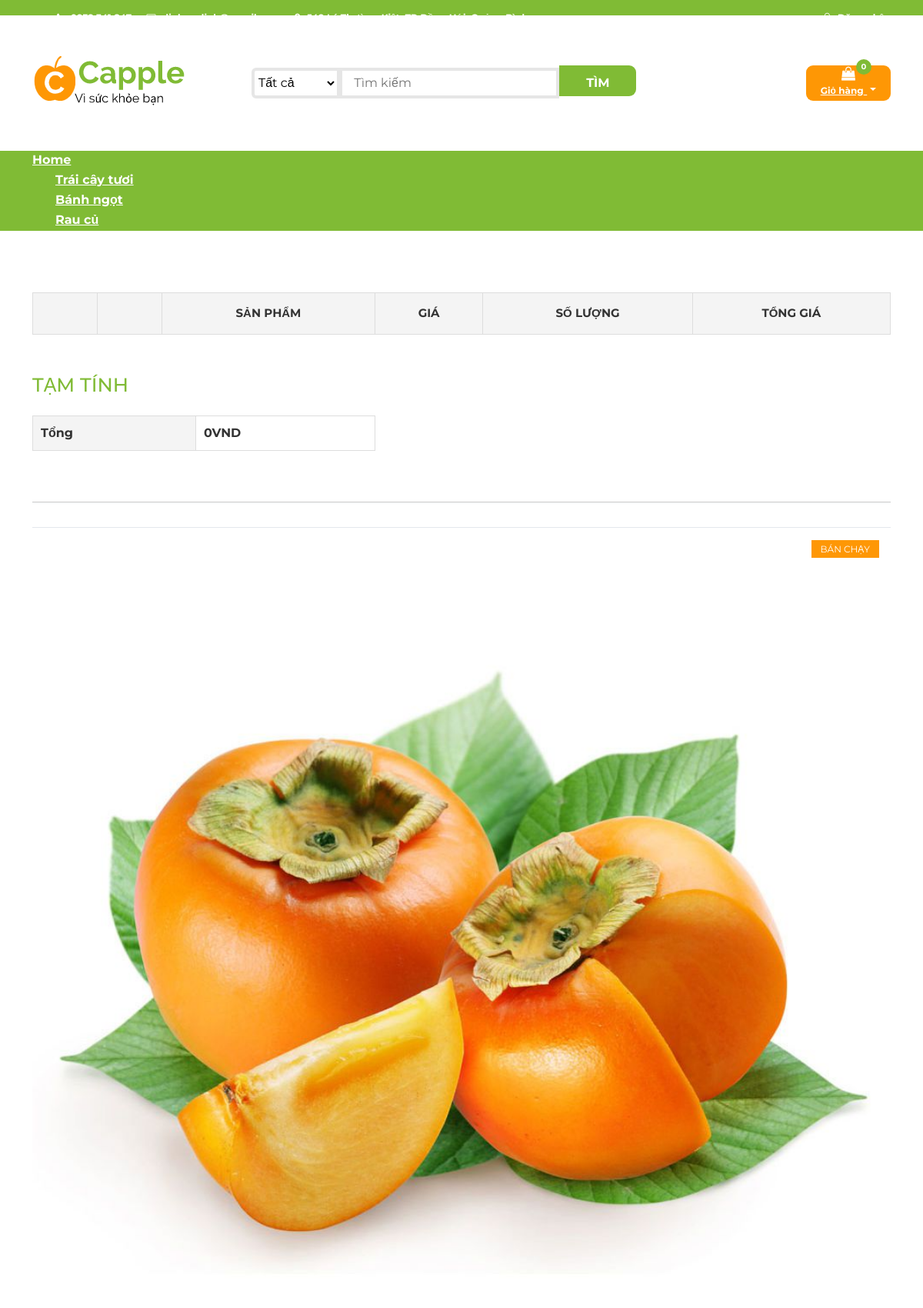
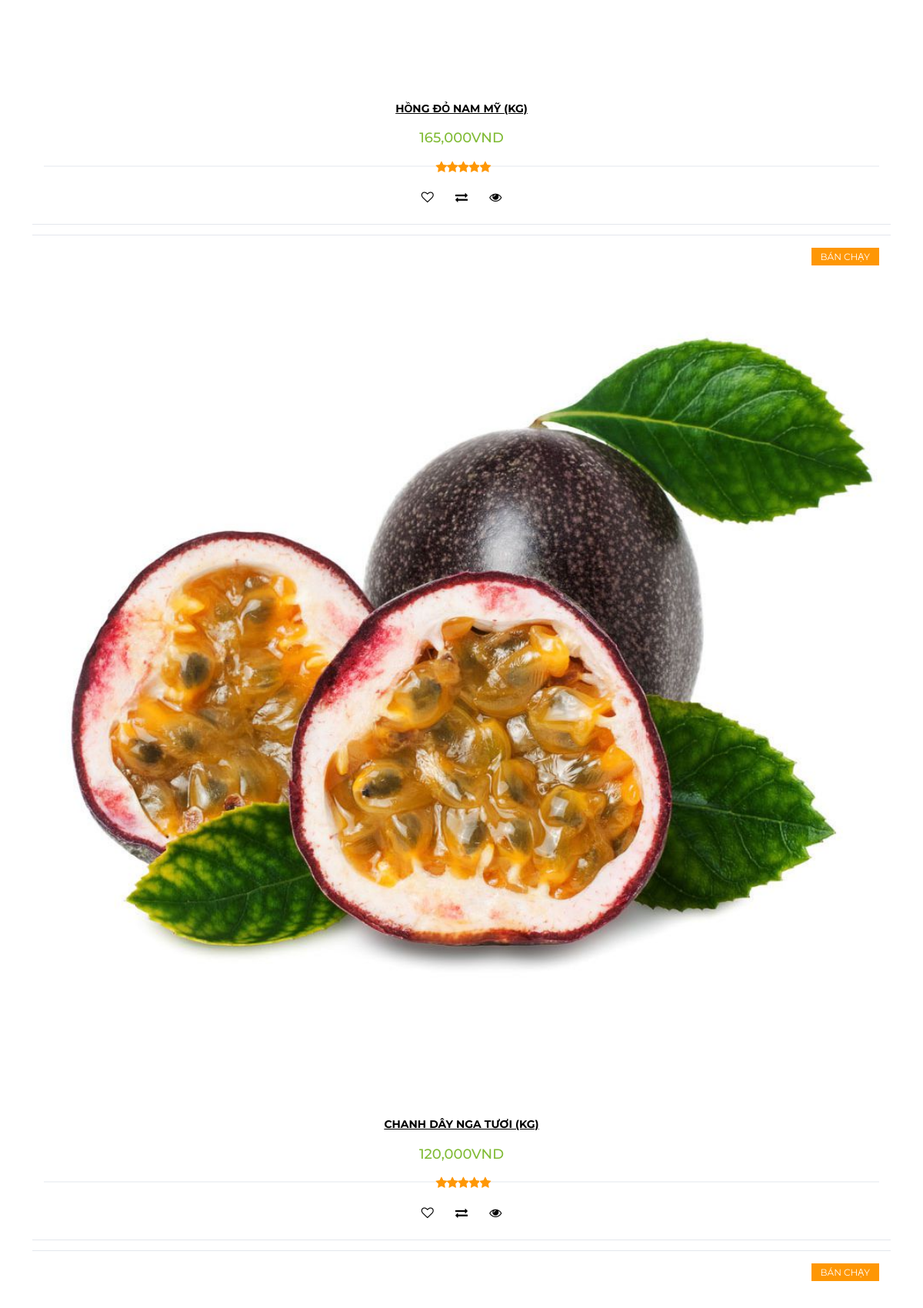
/cart.php?type_id=1 (upper part), run on the app's committed database (2 pictures, top to bottom).
### tables this page shows
CREATE TABLE `protypes` (
  `type_id` int(11) NOT NULL,
  `type_name` varchar(100) NOT NULL
);

CREATE TABLE `products` (
  `id` int(11) NOT NULL,
  `name` varchar(150) NOT NULL,
  `manu_id` int(11) NOT NULL,
  `type_id` int(11) NOT NULL,
  `price` int(11) NOT NULL,
  `pro_image` varchar(150) NOT NULL,
  `description` text NOT NULL,
  `feature` tinyint(4) NOT NULL,
  `created_at` timestamp NOT NULL DEFAULT current_timestamp()
);

### models/db.php (called while the page is built)
<?php
class Db
{
	public static $connection;
    public function __construct()
    {
    if (!self::$connection) {
    self::$connection = new mysqli(DB_HOST, DB_USER, DB_PASSWORD, DB_NAME, PORT);
    self::$connection->set_charset(DB_CHARSET);
    }
    return self::$connection;
    }
}

### models/protype.php (called while the page is built, shortened)
<?php
class Protype extends Db{
    public function getAllProtype()
    {
    $sql = self::$connection->prepare("SELECT * FROM protypes");
    $sql->execute();
    $item = $sql->get_result()->fetch_all(MYSQLI_ASSOC);
    return $item;
    }
}

### models/product.php (called while the page is built, shortened)
<?php
class Product extends Db
{
    public function getProductsTopSellingByType1($type_id)
    {
        $sql = self::$connection->prepare("SELECT * FROM products,`sales` WHERE products.id = sales.id AND type_id = " . $type_id );
        $sql->execute();
        $items = $sql->get_result()->fetch_all(MYSQLI_ASSOC);
        return $items;
    }
}

### cart.php (the view, shortened to what this page needs)
<?php if (isset($_SESSION['user'])) {
    include "headeruser.php";
} else {
    include "header.php";
}
?>
<link rel="stylesheet" href="css/bootstrap.min.css">
<link rel="stylesheet" href="css/font-awesome.min.css">
<link rel="stylesheet" href="css/owl.carousel.css">
<link rel="stylesheet" href="css/style1.css">
<link rel="stylesheet" href="css/responsive.css">
</head>
<body>
    <div class="single-product-area">
        <div class="container">
            <div class="row">
                <div class="col-md-12">
                    <div class="product-content-right">
                        <div class="woocommerce">
                            <form method="post" action="#">
                                <table cellspacing="0" class="shop_table cart">
                                    <thead>
                                        <tr>
                                            <th class="product-remove">&nbsp;</th>
                                            <th class="product-thumbnail">&nbsp;</th>
                                            <th class="product-name">sản phẩm</th>
                                            <th class="product-price">giá</th>
                                            <th class="product-quantity">số lượng</th>
                                            <th class="product-subtotal">tổng giá</th>
                                        </tr>
                                    </thead>
                                    <?php $total = 0;
                                    ?>
                                </table>
                            </form>
                            <div class="cart-collaterals">
                                <div class="cart_totals col-lg-offset-4">
                                    <h2>Tạm tính</h2>
                                    <table cellspacing="0">
                                        <tbody>
                                            <tr class="order-total">
                                                <th>Tổng</th>
                                                <td><strong><span class="amount"><?php echo number_format($total) ?>VND</span></strong> </td>
                                            </tr>
                                        </tbody>
                                    </table>
                                </div>
                            </div>
                            <hr size="5px" align="center" color=#e6e9ee />
                        </div>
                        <div class="col-md-12">
                            <div class="row">
                                <div class="products-tabs">
                                    <div id="pap1" class="tab-pane active">
                                        <div class="products-slick" data-nav="#slick-nav-1">
                                            <?php
                                            if (isset($_GET['type_id'])) :
                                                $type_id = $_GET['type_id'];
                                                $getProductsTopSellingByType1 = $product->getProductsTopSellingByType1($type_id); ?>
                                                <?php foreach ($getProductsTopSellingByType1 as $value) : ?>
                                                    <div class="product">
                                                        <div class="product-img">
                                                            <img style="width=100px" src="./img/<?php echo $value['pro_image'] ?>" alt="">
                                                            <div class="product-label">
                                                                <span class="new">BÁN CHẠY</span>
                                                            </div>
                                                        </div>
                                                        <div class="product-body">
                                                            <h3 class="product-name"><a href="detail.php?type_id=<?php echo $value['type_id'] ?>"><?php echo $value['name'] ?></a></h3>
                                                            <h4 class="product-price"><?php echo number_format($value['price']) ?>VND</h4>
                                                            <div class="product-rating">
                                                                <i class="fa fa-star"></i>
                                                                <i class="fa fa-star"></i>
                                                                <i class="fa fa-star"></i>
                                                                <i class="fa fa-star"></i>
                                                                <i class="fa fa-star"></i>
                                                            </div>
                                                            <div class="product-btns">
                                                                <button class="add-to-wishlist"><i class="fa fa-heart-o"></i><span class="tooltipp">add to wishlist</span></button>
                                                                <button class="add-to-compare"><i class="fa fa-exchange"></i><span class="tooltipp">add to compare</span></button>
                                                                <button class="quick-view"><i class="fa fa-eye"></i><span class="tooltipp">quick view</span></button>
                                                            </div>
                                                        </div>
                                                        <a href="addcart.php?id=<?php echo $value['id'] ?>&type_id=<?php echo $value['type_id'] ?>">
                                                            <div class="add-to-cart">
                                                                <button class="add-to-cart-btn"><i class="fa fa-shopping-cart"></i> thêm vào giỏ</button>
                                                            </div>
                                                        </a>
                                                    </div>
                                                <?php endforeach ?>
                                            <?php endif ?>
                                        </div>
                                    </div>
                                </div>
                            </div>
                        </div>
                    </div>
                </div>
            </div>
        </div>
    </div>
    <?php include "footer.php" ?>

### header.php (shortened to what this page needs)
<?php
require "models/db.php";
require "models/product.php";
require "models/protype.php";
$product = new Product;
$protype = new Protype;
?>
<?php
    include "topheader.php"
?>
<body>
<header>
<div id="top-header">
    <div class="container">
        <ul class="header-links pull-left">
            <li><a href="tel:0935540795"><i class="fa fa-phone"></i> 0932.341.847</a></li>
            <li><a href="mailto:dinhcaolinh@gmail.com"><i class="fa fa-envelope-o"></i> dinhcaolinh@gmail.com</a></li>
            <li><a href="https://goo.gl/maps/HATUMepFByXb91iT7"><i class="fa fa-map-marker"></i> 549 Lý Thường Kiệt, TP Đồng Hới, Quảng Bình</a></li>
                </ul>
                <ul class="header-links pull-right">
                    <li><a href="login/index.php"><i class="fa fa-user-o"></i> Đăng nhập</a></li>
                </ul>
            </div>
        </div>
        <div id="header">
            <div class="container">
                <div class="row">
                    <div class="col-md-3">
                        <div class="header-logo">
                            <a href="index.php" class="logo">
                                <img src="./img/logobandoan.jpg" alt="">
                            </a>
                        </div>
                    </div>
                   <div class="col-md-6">
                        <div class="header-search">
                            <form method="get" action="result.php">
                                <select class="input-select" name="searchCol">
                                    <option value="0">Tất cả</option>
                                </select>
                                <input name="keyword" class="input" placeholder="Tìm kiếm">
                                <button type="submit" class="search-btn">Tìm</button>
                            </form>
                        </div>
                    </div>
                    <div class="col-md-3 clearfix">
                        <div class="header-ctn">
                            <div class="dropdown">
                                <a class="dropdown-toggle" data-toggle="dropdown" aria-expanded="true">
                                    <i class="fa fa-shopping-bag"></i>
                                    <span>Giỏ hàng</span>
                                    <?php
                                    $temp = 0;
                                    ?>
                                    <div class="qty"><?php echo $temp; ?></div>
                                </a>
                            </div>
                        </div>
                    </div>
                </div>
            </div>
        </div>
    </header>
    <nav id="navigation">
        <div class="container">
            <div id="responsive-nav">
                <ul class="main-nav nav navbar-nav">
                    <?php
					$getAllProtype = $protype->getAllProtype();
					if (isset($_GET['type_id'])) : ?>
                    <li><a href="index.php">Home</a></li>
                    <?php
						$type_id = $_GET['type_id'];
						foreach ($getAllProtype as $value) :
						?>
                    <li <?php if($type_id==$value['type_id']) echo 'class="active"' ?>><a
                            href="products.php?type_id=<?php echo $value['type_id'] ?>">
                            <?php echo $value['type_name'] ?></a></li>
                    <?php endforeach; ?>
                    <?php endif; ?>
                </ul>
            </div>
        </div>
    </nav>

### css/style1.css (style rules this page uses)
.add-to-cart .add-to-cart-btn { position: relative; border: 2px solid transparent; height: 40px; padding: 0 30px; color: #80bb35; text-transform: uppercase; font-weight: 700; border-radius: 40px; -webkit-transition: 0.2s all; transition: 0.2s all; }
.main-nav>li>a:hover, .main-nav>li>a:focus, .main-nav>li.active>a { color: #fff; background-color: transparent; }
img { max-width: 100%; height: auto; }
h1, h2, h3, h4, h5, h6 { margin: 0 0 15px; }
body { font-family: 'Montserrat', sans-serif; font-weight: 400; color: #333; }
a { color: #000 }
.single-product-area { padding: 80px 0 130px; }
input[type="submit"], button[type=submit] { background: none repeat scroll 0 0 #80bb35; border: medium none; color: #fff; padding: 11px 20px; text-transform: uppercase; }
.product-name { font-size: 25px; margin-bottom: 20px; }
table.shop_table { border-bottom: 1px solid #ddd; border-right: 1px solid #ddd; margin-bottom: 50px; width: 100%; }
table.shop_table th, table.shop_table td { border-left: 1px solid #ddd; border-top: 1px solid #ddd; padding: 15px; text-align: center; }
table.shop_table th { background: none repeat scroll 0 0 #f4f4f4; font-size: 15px; text-transform: uppercase; }
.cart-collaterals { overflow: hidden; }
.cart_totals { float: unset; margin-bottom: 50px; width: 40%; }
.cart-collaterals h2 { color: #80bb35; font-size: 25px; margin-bottom: 25px; text-transform: uppercase; }
.cart_totals table { border-bottom: 1px solid #ddd; border-right: 1px solid #ddd; width: 100%; }
.cart_totals table th, .cart_totals table td { border-left: 1px solid #ddd; border-top: 1px solid #ddd; padding: 10px; }
.cart_totals table th { background: none repeat scroll 0 0 #f4f4f4; }

### css/responsive.css (style rules this page uses)
@media only screen and (min-width: 992px) and (max-width: 1280px) { input[type="submit"], button[type="submit"] { padding: 11px 15px; } }

### data on the page
protypes: type_name "Trái cây tươi"
protypes: type_name "Bánh ngọt"
protypes: type_name "Rau củ"
products: pro_image (picture), name "HỒNG ĐỎ NAM MỸ (KG)", price "165,000"
products: pro_image (picture), name "CHANH DÂY NGA TƯƠI (KG)", price "120,000"
products: pro_image (picture)

### other printed values
$temp "0"
$total "0"
